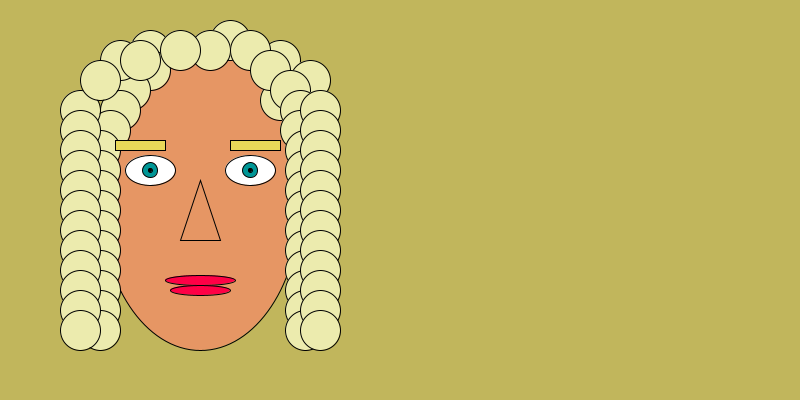
Frame 1 (no input)
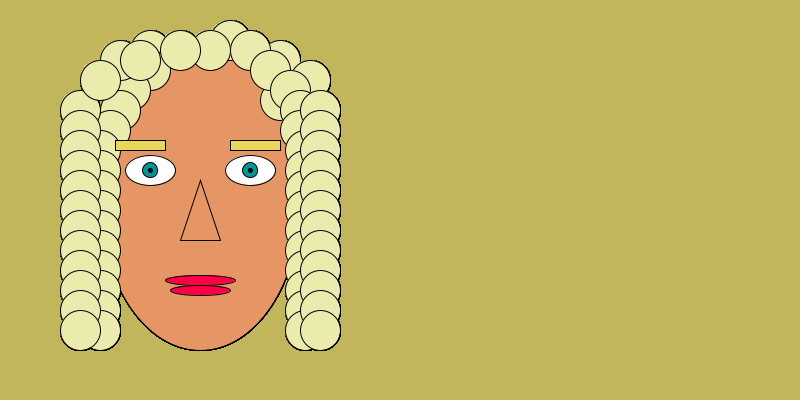
Frame 60 (the mouse pressed at the canvas centre just before this capture)
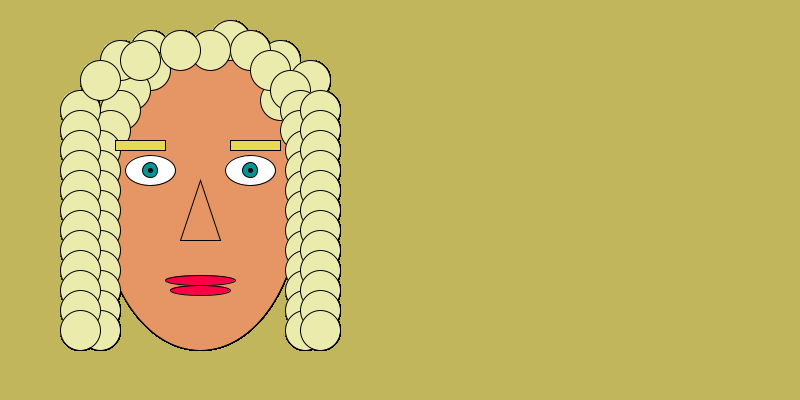
Frame 120 (the mouse held since frame 60 and released just before this capture)

The Processing sketch that drew these frames (run headless with seeded random() and noise(); from frame 60 on, the mouse is pressed at the canvas centre):

// Processing sketch: tp_0
// ── tp_0.pde



void setup() {

  //hice uso de la funcion size para determinar el tamaño de la ventana que en este caso es de 800 en el eje X y de 400 en el eje Y
  size (800, 400);

  // use la funcion background para determinar el color de fondo usando los parametros RGB
  background (193, 182, 92);


  
}

void draw () {
  


  // use la funcion fill para determinar el color del cual yo iba a querer mi ellipse
  fill (230, 150, 100);
  // use la funcion ellipse para formar un ovalo que simulara ser un cara
  ellipse (200, 200, 200, 300);


  // la funcion fill para pintarlos de blanco utilize la funcion ellipse para formar los ojos (espacios en blanco)
  fill (255);
  ellipse (250, 170, 50, 30);
  fill (255);
  ellipse(150, 170, 50, 30);

  fill (0, 150, 150);
  // la funcion ellipse la use para hacer el espacio de las pupilas del ojo derecho
  ellipse (250, 170, 15, 15);
  // la funcion ellipse la use para hacer el espacio de las pupilas del ojo derecho


  fill (0, 255);
  ellipse (250, 170, 4, 4);


  // fill para elegir el color de la pupilla y ellipse para elegir ubicacion y tamaño de la pupila del ojo izquierdo
  fill (0, 150, 150);
  ellipse (150, 170, 15, 15);


  //use la funcion fill para generar el color negro y la funcion ellipse para generar el punto de la pupila del ojo izquierdo
  fill(0, 255);
  ellipse (150, 170, 4, 4);


  // fill lo use para elegir el color de los labios y las ellipses la use para generar la forma de los labios
  fill (255, 0, 70);
  ellipse (200, 280, 70, 10);
  ellipse (200, 290, 60, 10);


  // fill para generar el color del triangulo
  fill (230, 150, 100);
  //el triangulo para generar una representacion de la nariz, el primer triangulo lo saque con la funcion line para entender cuales eran X1/2/3 y para entender cuales eran Y1/2/3
  triangle (200, 180, 220, 240, 180, 240);

  // utilizo la funcion ellipse con distintos parametros para hacer el pelo;
  fill (236, 235, 174);
  ellipse (150, 50, 40, 40);
  ellipse (150, 70, 40, 40);
  ellipse (130, 90, 40, 40);
  ellipse (120, 110, 40, 40);
  ellipse (110, 130, 40, 40);
  ellipse (100, 150, 40, 40);
  ellipse (100, 170, 40, 40);
  ellipse (100, 190, 40, 40);
  ellipse (100, 210, 40, 40);
  ellipse (100, 230, 40, 40);
  ellipse (100, 250, 40, 40);
  ellipse (100, 270, 40, 40);
  ellipse (100, 290, 40, 40);
  ellipse (100, 310, 40, 40);
  ellipse (100, 330, 40, 40);
  ellipse (80, 110, 40, 40);
  ellipse (80, 130, 40, 40);
  ellipse (80, 150, 40, 40);
  ellipse (80, 170, 40, 40);
  ellipse (80, 190, 40, 40);
  ellipse (80, 210, 40, 40);
  ellipse (80, 230, 40, 40);
  ellipse (80, 250, 40, 40);
  ellipse (80, 270, 40, 40);
  ellipse (80, 290, 40, 40);
  ellipse (80, 310, 40, 40);
  ellipse (80, 330, 40, 40);
  ellipse (120, 60, 40, 40);
  ellipse (140, 60, 40, 40);
  ellipse (100, 80, 40, 40);
  ellipse (230, 40, 40, 40);
  ellipse (280, 60, 40, 40);
  ellipse (280, 100, 40, 40);
  ellipse (310, 80, 40, 40);
  ellipse (210, 50, 40, 40);
  ellipse (180, 50, 40, 40);
  ellipse (250, 50, 40, 40);
  ellipse (270, 70, 40, 40);
  ellipse (290, 90, 40, 40);
  ellipse (300, 110, 40, 40);
  ellipse (300, 130, 40, 40);
  ellipse (305, 150, 40, 40);
  ellipse (305, 170, 40, 40);
  ellipse (305, 190, 40, 40);
  ellipse (305, 210, 40, 40);
  ellipse (305, 230, 40, 40);
  ellipse (305, 250, 40, 40);
  ellipse (305, 270, 40, 40);
  ellipse (305, 290, 40, 40);
  ellipse (305, 310, 40, 40);
  ellipse (305, 330, 40, 40);
  ellipse (320, 110, 40, 40);
  ellipse (320, 130, 40, 40);
  ellipse (320, 150, 40, 40);
  ellipse (320, 170, 40, 40);
  ellipse (320, 190, 40, 40);
  ellipse (320, 210, 40, 40);
  ellipse (320, 230, 40, 40);
  ellipse (320, 250, 40, 40);
  ellipse (320, 270, 40, 40);
  ellipse (320, 290, 40, 40);
  ellipse (320, 310, 40, 40);
  ellipse (320, 330, 40, 40);
  
  //fill para elegir el color
  fill (232, 216, 89);
  
  // funcion rectangle para las cejas
  rect (115,140, 50, 10);
  rect (230, 140, 50, 10);
}
